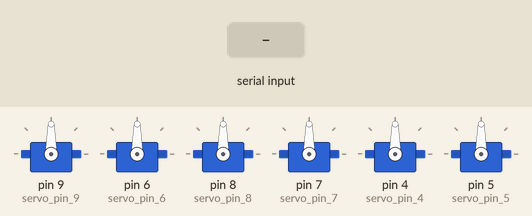
Simulated run of this sketch. Board: Arduino Uno, built with avr-gcc and run on an emulated ATmega328P. On the bench: 6 × servo. The test bench sets the inputs (shaded band).

Above: at 1.2 s.
1.3 s: "1" received over Serial
At 1.75 s:
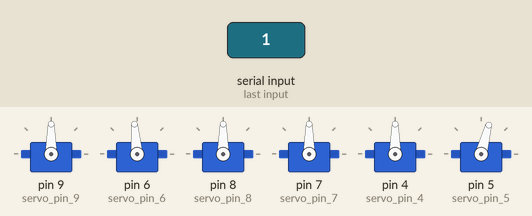
At 3.1 s:
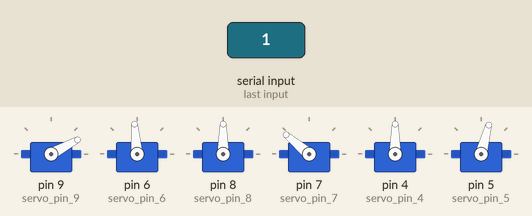
3.7 s: "0" received over Serial
At 4.6 s:
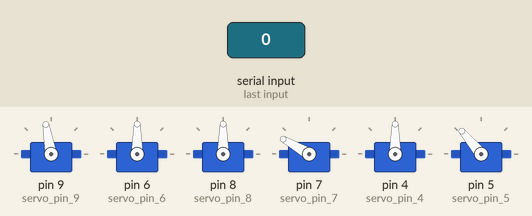
Timing chart, 0 to 6.7 s (numbered marks = the images above; inputs shaded):
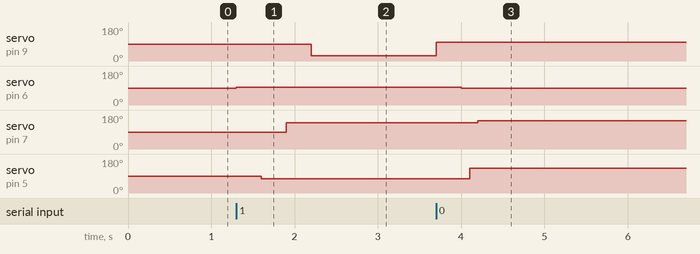

Measured:
- after the input at 1.3 s, servo on pin 9 (servo_pin_9): 90° → 28° after 0.90 s; servo on pin 6 (servo_pin_6): 90° → 95° at once; servo on pin 7 (servo_pin_7): 90° → 140° after 0.60 s; servo on pin 5 (servo_pin_5): 90° → 75° after 0.30 s
- after the input at 3.7 s, servo on pin 9 (servo_pin_9): 28° → 100° at once; servo on pin 6 (servo_pin_6): 95° → 90° after 0.30 s; servo on pin 7 (servo_pin_7): 140° → 150° after 0.50 s; servo on pin 5 (servo_pin_5): 75° → 130° after 0.40 s

The sketch:

arm_ardublock_Bluetooth_perfect.ino
```cpp
#include <Servo.h>

Servo servo_pin_4;
Servo servo_pin_5;
Servo servo_pin_6;
Servo servo_pin_7;
Servo servo_pin_8;
Servo servo_pin_9;

void setup()
{
  Serial.begin(9600);
servo_pin_9.attach(9);
servo_pin_6.attach(6);
servo_pin_8.attach(8);
servo_pin_7.attach(7);
servo_pin_4.attach(4);
servo_pin_5.attach(5);
}

void loop(){
char val = Serial.read();

if (-1 != val) {
if ('1' == val){
servo_pin_4.write( 90 );
servo_pin_8.write( 90 );
servo_pin_6.write( 90 );
servo_pin_6.write( 95 );
delay( 300 );
servo_pin_5.write( 70 );
servo_pin_5.write( 75 );
delay( 300 );
servo_pin_7.write( 140 );
delay( 300 );
servo_pin_9.write( 28 );
}

if('0' == val){
servo_pin_9.write( 100 );
delay( 300 );
servo_pin_6.write( 90 );
delay( 100 );
servo_pin_5.write( 130 );
delay( 100 );
servo_pin_7.write( 150 );
}
}

}
```
